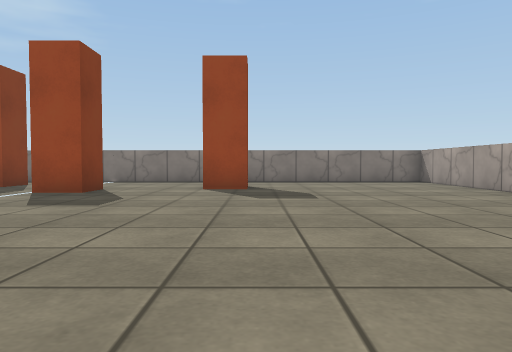
[1] (above)

24 first-person views from a walk through a 3-D level made in the Unity game engine. The camera is 0.59 m above the floor, tilts 2° down and sees 70° across. The floor is counted in squares, 1 m on a side. Each view is taken from the middle of a square. On the plan, view 1 faces up. The plan holds only what a view shows up to about 10 squares ahead; the rest is blank. The place goes on beyond the plan. Surface patterns are stand-ins for the level's own textures.

[2]
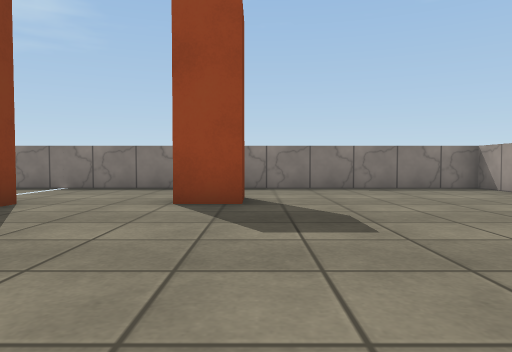

[3]
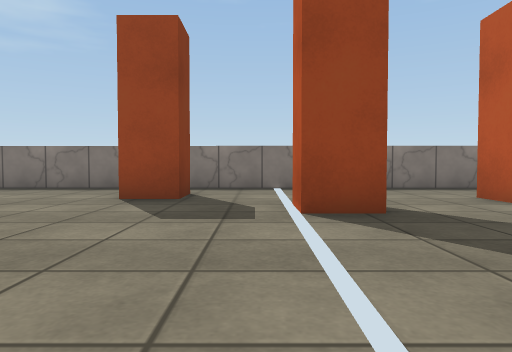

[4]
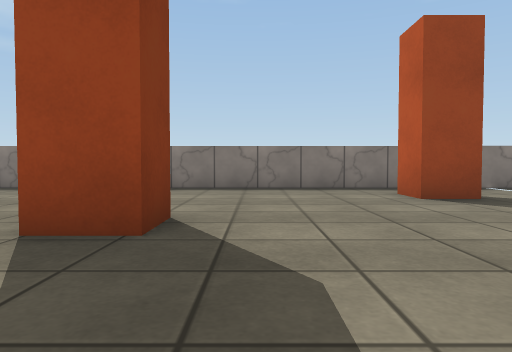

[5]
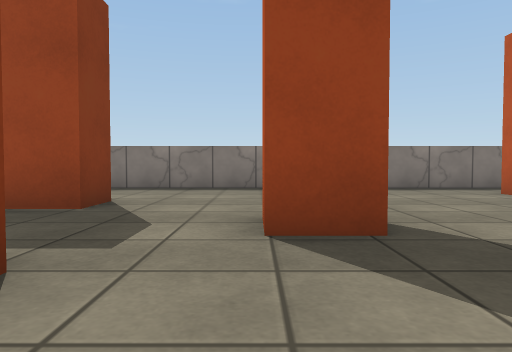

[6]
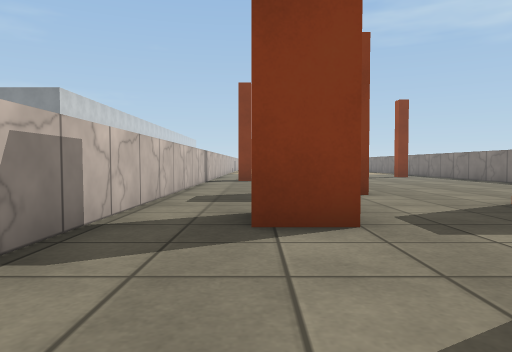

[7]
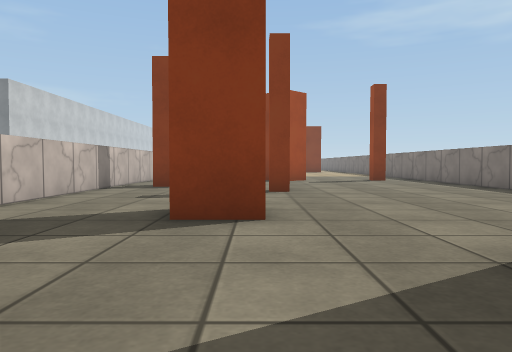

[8]
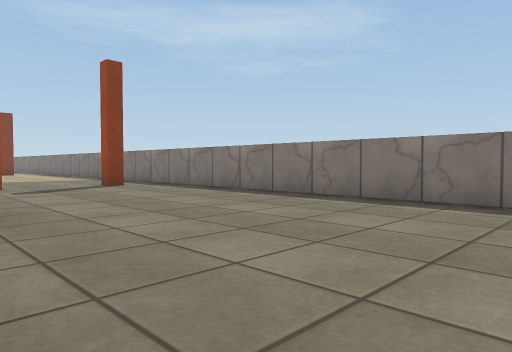

[9]
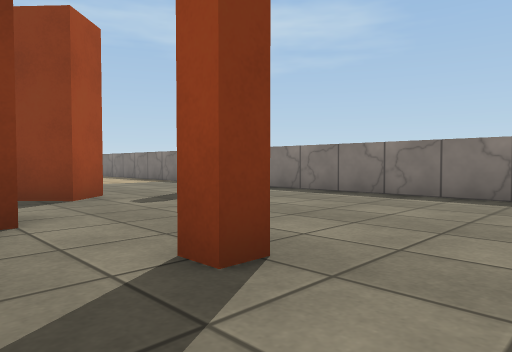

[10]
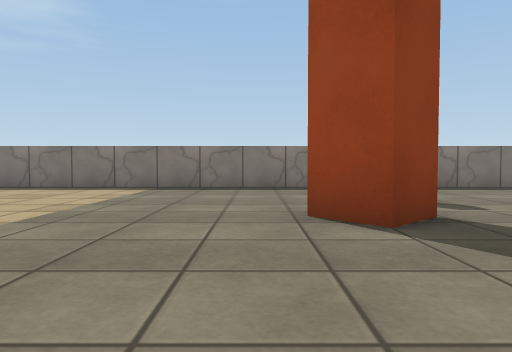

[11]
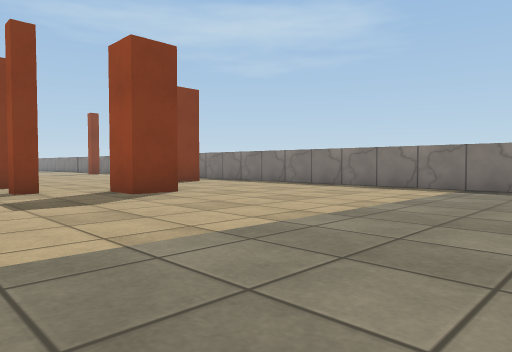

[12]
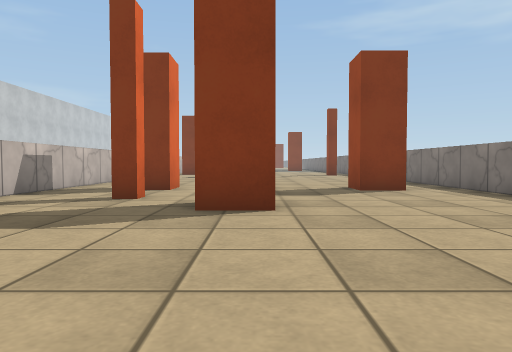

[13]
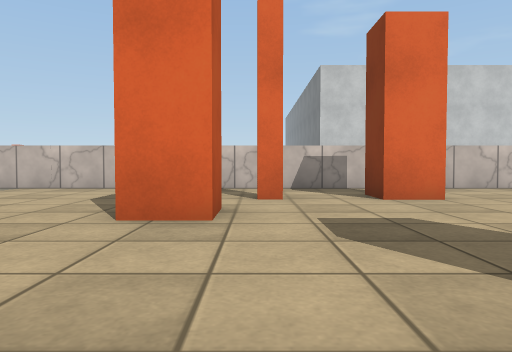

[14]
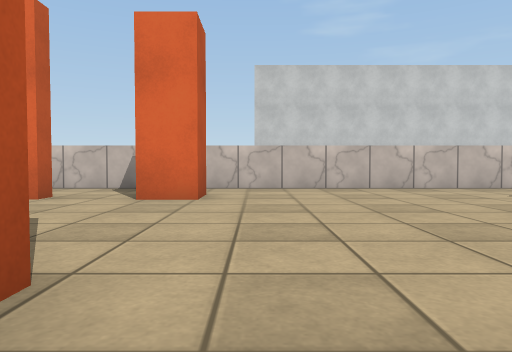

[15]
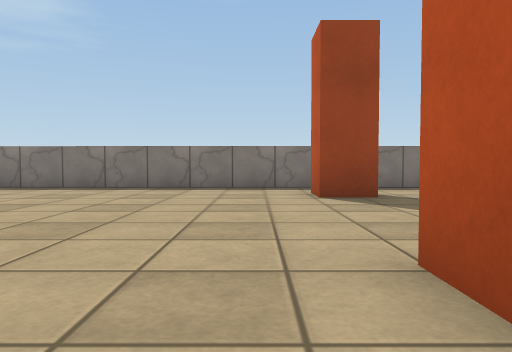

[16]
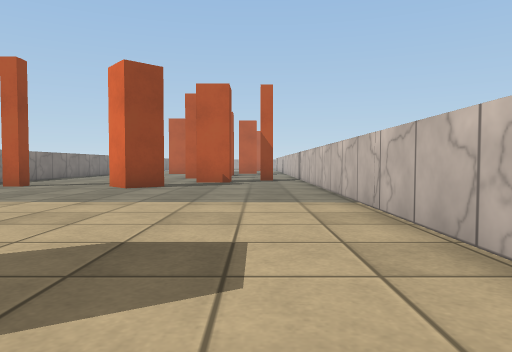

[17]
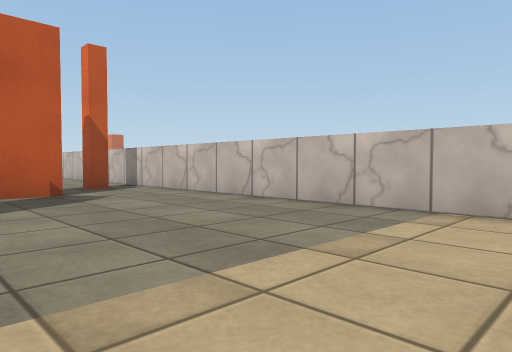

[18]
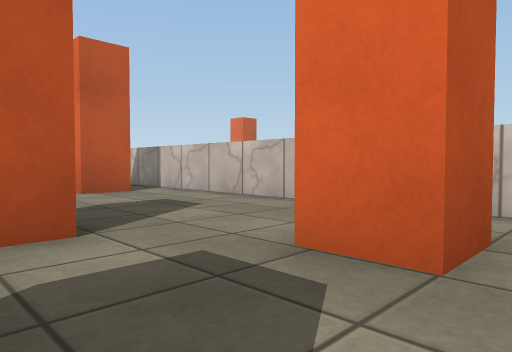

[19]
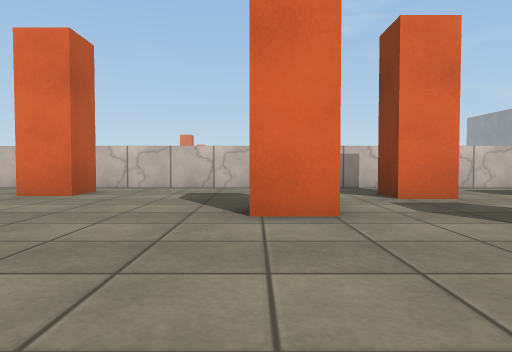

[20]
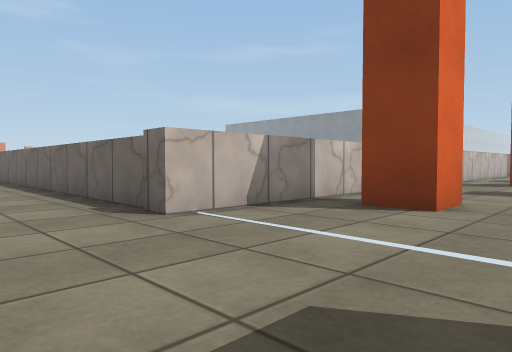

[21]
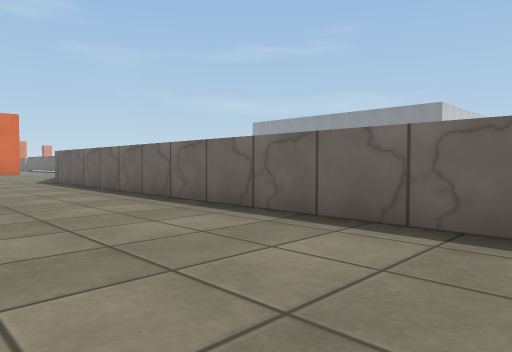

[22]
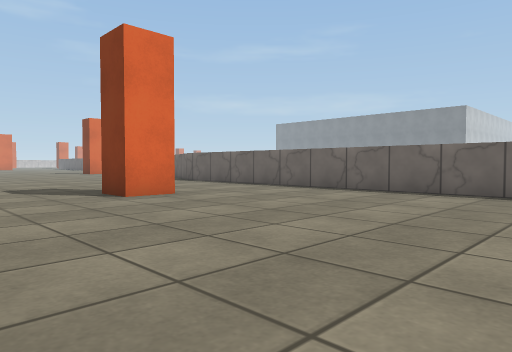

[23]
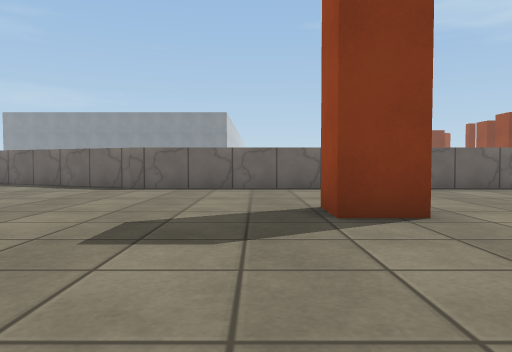

[24]
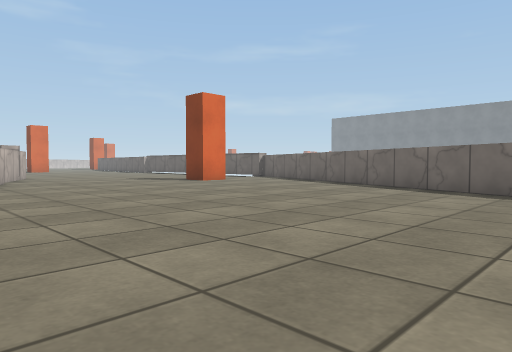

### Floor plan
Points are (right, up) in squares from view 1. A wall is a line through its corners. A room is listed if a view was taken in it or the views show most of it. See-through windows are left out.
Room 1 (views 1, 2, 3, 4, 5, 6, 7, 8, 9, 10, 11, 12, 13, 14, 15, 16, 17, 18, 19, 20, 21, 22, 23, 24)
walls: (-20.6, 6.8) (-20.6, 6.3) (-21, 6.3); (-22.6, 3.4) (-22.6, 3.8) (-22.2, 3.8) (-22.2, 3.4); (-25.4, 10.5) (-25.4, 10) (-25.8, 10) (-25.8, 10.5); (5.2, 7.4) (5.2, 11.6) (-33.2, 11.7); (-35, 4.6) (-35.4, 4.6) (-35.4, 5) (-35, 5) (-35, 4.6); (-35, 11.7) (-43.6, 11.8); (-43.5, 2.5) (-4.3, 2.3) (-4.5, -10.8) (-6.2, -15)
objects: other object (-38, 5) to (-37, 5); other object (-38, 10) to (-37, 10); other object (-34, 6) to (-34, 7); other object (-26, 7) to (-25, 7); other object (-23, 5); other object (-17, 5) to (-17, 6); other object (-15, 8); other object (-14, 4) to (-14, 5); other object (-11, 6) to (-11, 7); other object (-7, 4); other object (-7, 9) to (-7, 10); other object (-4, 7) to (-4, 8); other object (-1, -7) to (0, -7); other object (-1, 9)

Where each view was taken, in squares from view 1:
view 1: 0 up, 0 right, facing up
view 2: 3 up, 0 right, facing up
view 3: 3 up, 5 left, facing up
view 4: 3 up, 10 left, facing up
view 5: 3 up, 12 left, facing up
view 6: 4 up, 10 left, facing left
view 7: 6 up, 13 left, facing left
view 8: 6 up, 16 left, facing up-left
view 9: 5 up, 19 left, facing up-left
view 10: 3 up, 27 left, facing up
view 11: 3 up, 27 left, facing up-left
view 12: 7 up, 29 left, facing left
view 13: 11 up, 35 left, facing down
view 14: 11 up, 39 left, facing down
view 15: 3 up, 39 left, facing up
view 16: 4 up, 35 left, facing right
view 17: 7 up, 31 left, facing down-right
view 18: 7 up, 15 left, facing down-right
view 19: 11 up, 11 left, facing down
view 20: 6 up, 2 left, facing down-left
view 21: 1 up, 1 left, facing down-left
view 22: 0 up, 3 right, facing down-left
view 23: 8 down, 4 right, facing left
view 24: 10 down, 3 right, facing down-left
